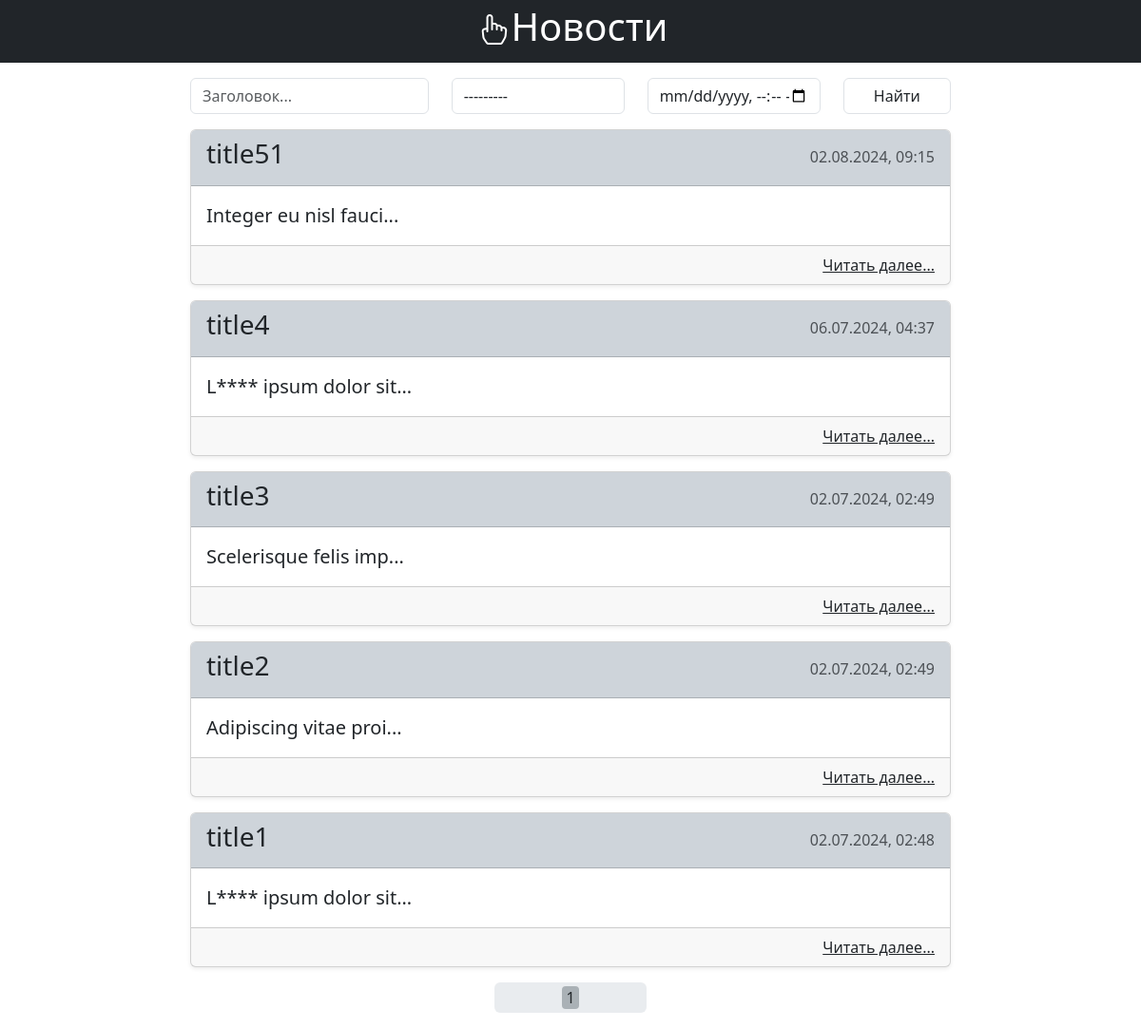
The page / on the database its author committed.
### news/models.py (models this page shows, shortened)
class Post(models.Model):
    author = models.ForeignKey(Author, on_delete=models.CASCADE)
    TYPE = (
        ('News', 'Новость'),
        ('Article', 'Статья')
    )
    categoryType = models.CharField(max_length=7, choices=TYPE)
    creationDate = models.DateTimeField(auto_now_add=True)
    postCategory = models.ManyToManyField(Category, through='PostCategory')
    title = models.CharField(max_length=150)
    text = models.TextField()
    rating = models.IntegerField(default=0)
    def preview(self):
        return f'{self.text[:21]}...'
    def get_absolute_url(self):
        return reverse(f'{str(self.categoryType).lower()}_detail', kwargs={'pk': self.pk})

### news/views.py (the view)
# urls.py: path('', PostsList.as_view(), name='posts_list'),
class PostsList(ListView):
    model = Post
    ordering = '-creationDate'
    template_name = 'list.html'
    context_object_name = 'news'
    extra_context = {'categories': Category.objects.all(), 'default': datetime(1999, 12, 31, 23, 59).strftime('%Y-%m-%d %H:%M')}
    paginate_by = 10

### news/templatetags/censor_filter.py (called while the page is built)
@register.filter()
def censor(value):
    for bad_word in bad_words_list:
        value = value.replace(bad_word[1:], '*' * len(bad_word[1:]))
    return value

@register.filter()
def extract_title(value):
    return value.replace('title=', '').replace('&', '')

@register.filter()
def extract_date(value, default):
    return value.replace('date=', '').replace('&', '')

### news/templates/news/list.html (shortened to what this page needs)
{% extends 'default.html' %}
{% load censor_filter %}
{% block search %}
    <div class="my-3 d-flex justify-content-center">
    <form action="{% url 'search' %}" method="get" class="form" style="width: 50em;">
        <div class="row justify-content-center">
            <div class="col-4">
                <input class="form-control" type="text" name="title" value="{{ title|extract_title }}" placeholder="Заголовок...">
            </div>
            <div class="col-3">
                <select class="form-control" name="cat">
                        <option value="">---------</option>
                </select>
            </div>
            <div class="col-3">
                <input class="form-control" type="datetime-local" name="date" value="{{ date|extract_date:default }}">
            </div>
            <div class="col-2">
                <input class="form-control" type="submit" value="Найти">
            </div>
        </div>
    </form></div>
{% endblock search %}
{% block content %}
    {% for n in news %}
        <div class="d-flex justify-content-center my-3">
            <div class="card shadow-sm" style="width: 50rem;">
                <div class="card-header d-flex justify-content-between bg-dark-subtle">
                    <h3 class="card-title">{{ n.title|censor }}</h3>
                    <p class="card-subtitle opacity-75 mt-2">{{ n.creationDate|date:"d.m.Y, h:i" }}</p>
                </div>
                <div class="card-body">
                    <p class="card-text fs-5">{{ n.preview|censor }}</p>
                </div>
                <div class="card-footer d-flex justify-content-end">
                    <a class="card-link text-dark" href="{{ n.get_absolute_url }}">Читать далее...</a>
                </div>
            </div>
        </div>
    {% endfor %}
    <div class="d-flex justify-content-center mx-auto bg-body-secondary rounded-2 align-items-center" style="width: 10rem; height: 2rem;">
        <p class="fs-6 text-dark m-0 mx-2 px-1 text-bg-secondary rounded-1 h-75 bg-opacity-50">{{ page_obj.number }}</p>
    </div>
{% endblock content %}

### news/templates/news/default.html (shortened to what this page needs)
<!DOCTYPE html>
<html lang="en">
<head>
    <link rel="stylesheet" href="https://cdn.jsdelivr.net/npm/bootstrap@5.3.3/dist/css/bootstrap.min.css">
    <link rel="stylesheet" href="https://cdn.jsdelivr.net/npm/bootstrap-icons@1.11.3/font/bootstrap-icons.min.css">
</head>
<body>
    <header class="bg-dark text-white p-1 ">
        <a href="{% url 'posts_list' %}" class="h1 d-flex justify-content-center text-decoration-none"><i class="h2 mt-2 m-1 bi bi-hand-index"></i>Новости</a>
    </header>
    {% block search %}
    {% endblock search %}
    {% block content %}
    {% endblock content %}
    <div style="height: 1rem;"></div>
</body>
</html>

### rows shown on the page
Post: title|censor "title51", creationDate "02.08.2024, 09:15", preview|censor "Integer eu nisl fauci..."
Post: title|censor "title4", creationDate "06.07.2024, 04:37", preview|censor "L**** ipsum dolor sit..."
Post: title|censor "title3", creationDate "02.07.2024, 02:49", preview|censor "Scelerisque felis imp..."
Post: title|censor "title2", creationDate "02.07.2024, 02:49", preview|censor "Adipiscing vitae proi..."
Post: title|censor "title1", creationDate "02.07.2024, 02:48", preview|censor "L**** ipsum dolor sit..."

### other values the page prints
{{ page_obj.number }} "1"
